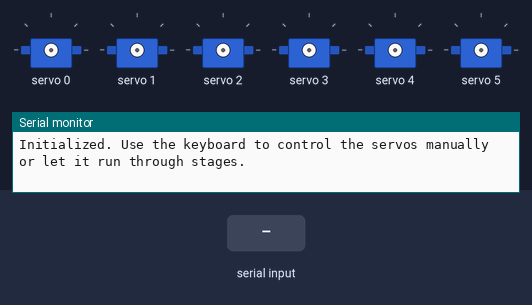
Recording of a sketch running on a simulated Arduino Uno, built with avr-gcc and run on an emulated ATmega328P. Parts: 6 × servo, the last lines printed to the serial monitor. The inputs (shaded band) are chosen by the test bench.

Above: at 1.2 s.
1.3 s: "W" received over Serial
2.8 s: "S" received over Serial
At 3.6 s:
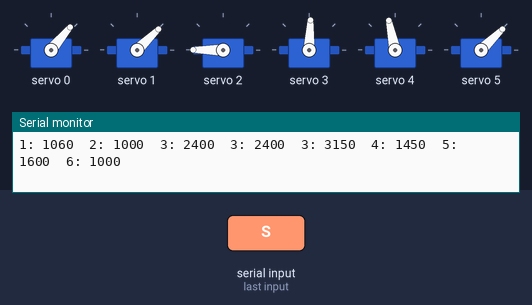
4.3 s: byte 75 ('K') received over Serial
At 4.7 s:
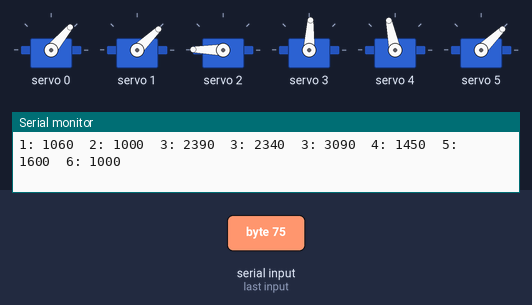
5.8 s: byte 107 ('k') received over Serial
At 7.0 s:
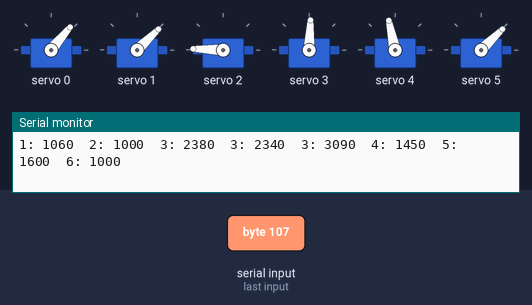
7.3 s: "s" received over Serial
At 8.2 s:
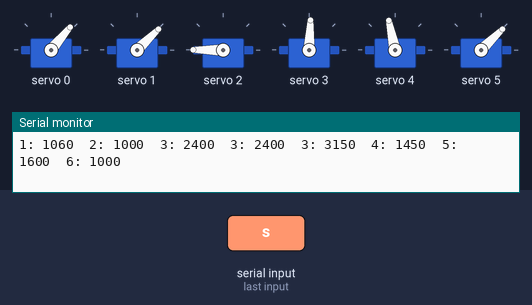
Timing chart, 0 to 9.8 s (numbered marks = the images above; inputs shaded):
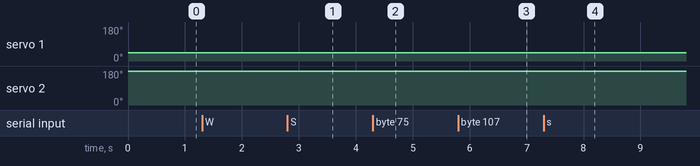

Measured:
- after the input at 2.8 s, servo 1: 45° → 44° at once; servo 2: 179° → 180° at once
- after the input at 4.3 s, servo 2: 180° → 179° at once
- after the input at 5.8 s, servo 2: 179° → 178° at once
- after the input at 7.3 s, servo 2: 178° → 180° at once

The sketch:

Arm_dubotech.ino
```cpp
// Arm motor move
// Arm Dubotech
// Double Servo driver test
// Scanner


#include <Arduino.h>
#include <Wire.h>  // Required for I2C communication with the servo driver
#include <Adafruit_PWMServoDriver.h>  // Servo driver

// I2C PCA9685 PWM servo driver
//--------------- Right ARM -------------------------
//Adafruit_PWMServoDriver pwm = Adafruit_PWMServoDriver(0x41);

//--------------- Left ARM -------------------------
Adafruit_PWMServoDriver pwm = Adafruit_PWMServoDriver(0x40);
#define SERVO_FREQ  50  // Frequency of the servos; 50Hz

// Waist rotation
#define SERVO_1   0
uint16_t servo1_angle = 1060;
uint16_t servo1_min = 1000;
uint16_t servo1_max = 2700;

// Shoulder elevationiii
#define SERVO_2   1
uint16_t servo2_angle = 1000;
uint16_t servo2_min = 1000;
uint16_t servo2_max = 2630;

// Elbow elevation
#define SERVO_3   2
uint16_t servo3_angle = 2340;
uint16_t servo3_min = 1000;
uint16_t servo3_max = 2700;

// Wrist elevation
#define SERVO_4   3
uint16_t servo4_angle = 1450;
uint16_t servo4_min = 500;
uint16_t servo4_max = 2600;

// Wrist rotation
#define SERVO_5   4
uint16_t servo5_angle = 1600;
uint16_t servo5_min = 1600;
uint16_t servo5_max = 2200;

// Gripper open
#define SERVO_6   5
uint16_t servo6_angle = 1000;
uint16_t servo6_min = 100;
uint16_t servo6_max = 2700;

// Should debug serial lines be printed?
bool debug = true;

// Variable to keep track of the current stage
int stage = 1;
int c_rate = 10;
bool target = false;  // Loop control variable
int inputValue;
void setup() {
  Serial.begin(9600);

  // Initialize PWM servo driver
  pwm.begin();
  pwm.setPWMFreq(SERVO_FREQ);

  //  // Move servos to home position
  //    pwm.setPWM(SERVO_1, 0, int(float(servo1_angle) / 1000000 * SERVO_FREQ * 4096));
  //    pwm.setPWM(SERVO_2, 0, int(float(servo2_angle) / 1000000 * SERVO_FREQ * 4096));
  //    pwm.setPWM(SERVO_3, 0, int(float(servo3_angle) / 1000000 * SERVO_FREQ * 4096));
  //    pwm.setPWM(SERVO_4, 0, int(float(servo4_angle) / 1000000 * SERVO_FREQ * 4096));
  //    pwm.setPWM(SERVO_5, 0, int(float(servo5_angle) / 1000000 * SERVO_FREQ * 4096));
  //    pwm.setPWM(SERVO_6, 0, int(float(servo6_angle) / 1000000 * SERVO_FREQ * 4096));

  Serial.println("Initialized. Use the keyboard to control the servos manually or let it run through stages.");
}

// Function to move servo gradually to the target angle
void moveServoGradually(uint8_t servo_num, uint16_t &current_angle, uint16_t target_angle) {
  int step = (current_angle < target_angle) ? 2 : -2;
  while (current_angle != target_angle) {
    current_angle += step;
    if ((step > 0 && current_angle > target_angle) || (step < 0 && current_angle < target_angle)) {
      current_angle = target_angle;
    }
    pwm.setPWM(servo_num, 0, int(float(current_angle) / 1000000 * SERVO_FREQ * 4096));
    delay(10);  // Adjust delay for speed control
  }
}


void inver_kin(int i) {
  //  servo2_angle = (1600 + (0.8 * abs(i)));
  servo2_angle = (1600 + (0.8 * abs(i)));
  int aa = map(i, -100, 100, -250, 250);
  servo3_angle = 1870 + aa;
  int bb = map(i, -100, 100, -280, 280);
  servo4_angle = 1500 - bb;
  Serial.println(i);  // Print the current value of i
  pwm.setPWM(SERVO_1, 0, int(float(servo1_angle) / 1000000 * SERVO_FREQ * 4096));
  pwm.setPWM(SERVO_2, 0, int(float(servo2_angle) / 1000000 * SERVO_FREQ * 4096));
  pwm.setPWM(SERVO_3, 0, int(float(servo3_angle) / 1000000 * SERVO_FREQ * 4096));
  pwm.setPWM(SERVO_4, 0, int(float(servo4_angle) / 1000000 * SERVO_FREQ * 4096));
  delay(100);         // Optional: Add a delay of 100 milliseconds between prints
}

void loop() {
  servo3_min = 3400 - servo1_angle;
  servo3_max = servo3_min + 750;

  // Stage-based servo control
  //  while (!target) {
  //    if (stage == 1) {
  //      // Stage 1: servo 4 -> 2130, servo 2 -> 1900
  //      moveServoGradually(SERVO_4, servo4_angle, 2130);
  //      moveServoGradually(SERVO_2, servo2_angle, 1900);
  //      stage = 2;  // Move to the next stage
  //    }
  //    else if (stage == 2) {
  //      // Stage 2: servo 4 -> 1970, servo 2 -> 1850
  //      moveServoGradually(SERVO_4, servo4_angle, 1970);
  //      moveServoGradually(SERVO_2, servo2_angle, 1850);
  //    stage = 3;  // Move to the next stage
  //    }
  //    else if (stage == 3) {
  //      // Stage 3: servo 4 -> 1870, servo 2 -> 1640
  //      moveServoGradually(SERVO_4, servo4_angle, 1870);
  //      moveServoGradually(SERVO_2, servo2_angle, 1640);
  //      stage = 4;  // Move to the next stage
  //    }
  //    else if (stage == 4) {
  //      // Stage 4: servo 4 -> 1680, servo 2 -> 1450
  //      moveServoGradually(SERVO_4, servo4_angle, 1680);
  //      moveServoGradually(SERVO_2, servo2_angle, 1450);
  //      target = true;  // End the loop after completing all stages
  //    }
  //  }

  //   Manual control using serial input
  ////  Comment this lines if you want to run ink.py code
  if (Serial.available() > 0) {
    char command = Serial.read();

    switch (command) {
      case 'W':
      case 'w':
        if (servo2_angle < servo2_max) servo2_angle += c_rate;
        servo3_min = 3400 - servo2_angle;
        servo3_max = servo3_min + 700;
        if (servo3_angle > servo3_max) {
          servo3_angle = servo3_max;
        }
        else if (servo3_angle < servo3_min) {
          servo3_angle = servo3_min;
        }
        break;
      case 'S':
      case 's':
        if (servo2_angle > servo2_min) servo2_angle -= c_rate;
        servo3_min = 3400 - servo2_angle;
        servo3_max = servo3_min + 750;
        if (servo3_angle > servo3_max) {
          servo3_angle = servo3_max;
        }
        else if (servo3_angle < servo3_min) {
          servo3_angle = servo3_min;
        }
        break;
      case 'A':
      case 'a':
        if (servo1_angle > servo1_min) servo1_angle -= c_rate;
        break;
      case 'D':
      case 'd':
        if (servo1_angle < servo1_max) servo1_angle += c_rate;
        break;
      case 'I':
      case 'i':
        if (servo3_angle < servo3_max) servo3_angle += c_rate;
        break;
      case 'K':
      case 'k':
        if (servo3_angle > servo3_min) servo3_angle -= c_rate;
        break;
      case 'J':
      case 'j':
        if (servo5_angle > servo5_min) servo5_angle -= c_rate;
        break;
      case 'L':
      case 'l':
        if (servo5_angle < servo5_max) servo5_angle += c_rate;
        break;
      case 'U':
      case 'u':
        if (servo4_angle > servo4_min) servo4_angle -= c_rate;
        break;
      case 'O':
      case 'o':
        if (servo4_angle < servo4_max) servo4_angle += c_rate;
        break;
      case 'C':
      case 'c':
        if (servo6_angle > servo6_min) servo6_angle -= c_rate; // Close gripper
        break;
      case 'V':
      case 'v':
        if (servo6_angle < servo6_max) servo6_angle += c_rate; // Open gripper
        break;
    }
    //  if (Serial.available() > 0) {
    //    // Read the input as a string and convert it to an integer
    //    inputValue = Serial.parseInt();
    //
    //    // Validate the input to ensure it's between 1 and 10
    //    if (inputValue >= 1 && inputValue <= 10) {
    //      // Map the input range [1, 10] to the output range [-100, 100]
    //      int outputValue = map(inputValue, 1, 10, -100, 100);
    //
    //      // Print the input and corresponding output values
    //      inver_kin(outputValue);
    //    }
    //    if (inputValue == 12){
    //      if (servo6_angle < servo6_max) servo6_angle += 10;
    //      }
    //    if (inputValue == 13){
    //      if (servo6_angle > servo6_min) servo6_angle -= 10;
    //      }
    //    if (inputValue == 15){
    //      if (servo1_angle < servo1_max) servo1_angle += 15;
    //      }
    //    if (inputValue == 16){
    //      if (servo1_angle > servo1_min) servo1_angle -= 15;
    //      }
    //    if (inputValue == 17){
    //      if (servo5_angle > servo5_min) servo5_angle -= 30;
    //      }
    //    if (inputValue == 18){
    //      if (servo5_angle < servo5_max) servo5_angle += 30;
    //      }
    //  }

    //-----------------------------------------------------------
    //        for (int i = -100; i <= 100; i++) {
    //          servo2_angle = (1600 + (0.8 * abs(i)));
    //          int aa = map(i, -100, 100, -250, 250);
    //          servo3_angle = 1870 + aa;
    //          int bb = map(i, -100, 100, -280, 280);
    //          servo4_angle = 1500 - bb;
    //          Serial.println(i);  // Print the current value of i
    //          pwm.setPWM(SERVO_1, 0, int(float(servo1_angle) / 1000000 * SERVO_FREQ * 4096));
    //          pwm.setPWM(SERVO_2, 0, int(float(servo2_angle) / 1000000 * SERVO_FREQ * 4096));
    //          pwm.setPWM(SERVO_3, 0, int(float(servo3_angle) / 1000000 * SERVO_FREQ * 4096));
    //          pwm.setPWM(SERVO_4, 0, int(float(servo4_angle) / 1000000 * SERVO_FREQ * 4096));
    //          delay(10);         // Optional: Add a delay of 100 milliseconds between prints
    //        }
    //        for (int i = 100; i >= -100; i--) {
    //          servo2_angle = (1600 + (0.8 * abs(i)));
    //          int aa = map(i, -100, 100, -250, 250);
    //          servo3_angle = 1870 + aa;
    //          int bb = map(i, -100, 100, -280, 280);
    //          servo4_angle = 1400 - bb;
    //          Serial.println(i);  // Print the current value of i
    //          pwm.setPWM(SERVO_1, 0, int(float(servo1_angle) / 1000000 * SERVO_FREQ * 4096));
    //          pwm.setPWM(SERVO_2, 0, int(float(servo2_angle) / 1000000 * SERVO_FREQ * 4096));
    //          pwm.setPWM(SERVO_3, 0, int(float(servo3_angle) / 1000000 * SERVO_FREQ * 4096));
    //          pwm.setPWM(SERVO_4, 0, int(float(servo4_angle) / 1000000 * SERVO_FREQ * 4096));
    //          delay(10);         // Optional: Add a delay of 100 milliseconds between prints
    //        }
    //-----------------------------------------------------------
    // Update servos based on manual input


    pwm.setPWM(SERVO_1, 0, int(float(servo1_angle) / 1000000 * SERVO_FREQ * 4096));
    pwm.setPWM(SERVO_2, 0, int(float(servo2_angle) / 1000000 * SERVO_FREQ * 4096));
    pwm.setPWM(SERVO_3, 0, int(float(servo3_angle) / 1000000 * SERVO_FREQ * 4096));
    pwm.setPWM(SERVO_4, 0, int(float(servo4_angle) / 1000000 * SERVO_FREQ * 4096));
    pwm.setPWM(SERVO_5, 0, int(float(servo5_angle) / 1000000 * SERVO_FREQ * 4096));
    pwm.setPWM(SERVO_6, 0, int(float(servo6_angle) / 1000000 * SERVO_FREQ * 4096));
    delay(20);
    if (debug) {
      Serial.print("1: ");
      Serial.print(servo1_angle);
      Serial.print("\t2: ");
      Serial.print(servo2_angle);
      Serial.print("\t3: ");
      Serial.print(servo3_angle);
      Serial.print("\t3: ");
      Serial.print(servo3_min);
      Serial.print("\t3: ");
      Serial.print(servo3_max);
      Serial.print("\t4: ");

      Serial.print(servo4_angle);
      Serial.print("\t5: ");
      Serial.print(servo5_angle);
      Serial.print("\t6: ");
      Serial.print(servo6_angle);
      Serial.println();
    } //// if closing bracker manual code
  }
}// Loop Close bracket
```
